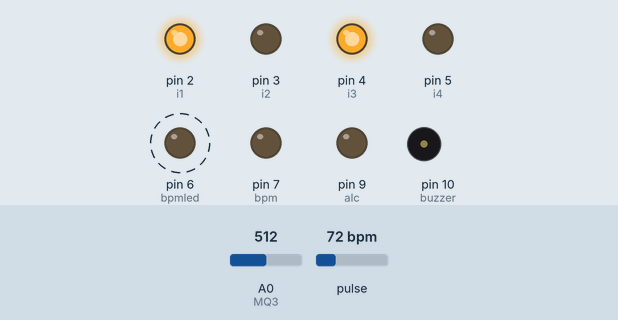
A sketch run on a simulated Arduino Uno, built with avr-gcc and run on an emulated ATmega328P. Shown: output pins drawn as LEDs (lit = HIGH), buzzer (waves = sounding, pin HIGH). Dashed ring = blinking. The test bench sets the inputs (shaded band); at power-on: pulse 72 bpm, A0 (MQ3) = 512. What the sketch prints to the serial monitor is not drawn.

Above: at 1.2 s.
1.3 s: pulse set to 99 bpm
4.3 s: pulse set to 102 bpm
At 4.43 s:
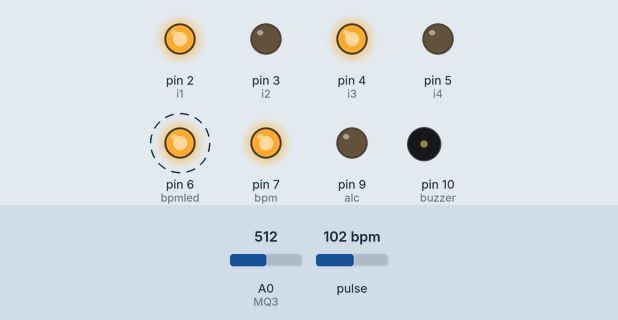
7.3 s: A0 (MQ3) set to 583
10.3 s: A0 (MQ3) set to 614
At 10.48 s:
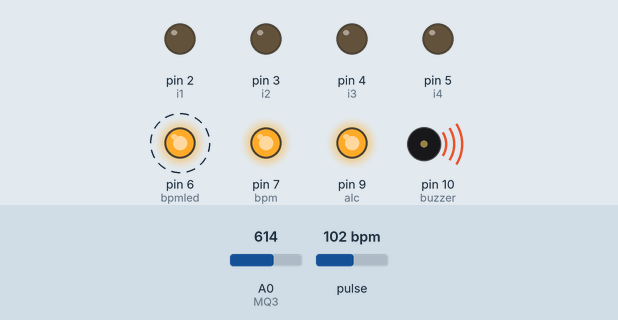
13.3 s: pulse set to 42 bpm
At 14.8 s:
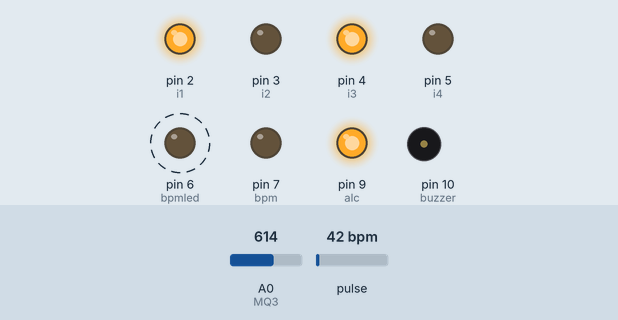
16.3 s: pulse set to 130 bpm
At 16.68 s:
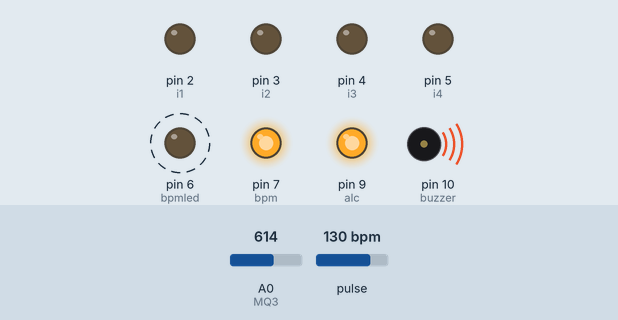
Timing chart, 0 to 20.3 s (numbered marks = the images above; inputs shaded):
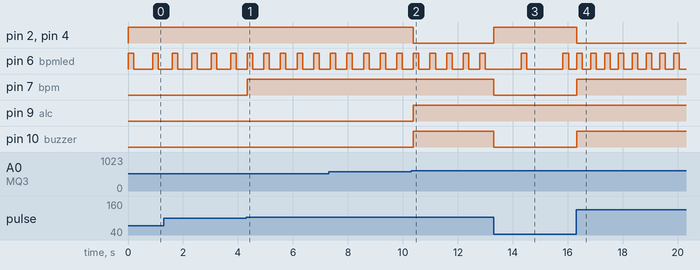

The sketch:

code.ino
```cpp
#define Sober 150
#define Drunk 400
#define MQ3 0
#define USE_ARDUINO_INTERRUPTS true
#include <PulseSensorPlayground.h>

const int PulseWire = 1;
int Threshold = 550;
PulseSensorPlayground pulseSensor;  // Creates an instance of the PulseSensorPlayground object called "pulseSensor"


int i1 = 2;
int i2 = 3;
int i3 = 4;
int i4 = 5 ;
int bpmled = 6;
int bpm = 7;
int alc = 9;
int buzzer = 10;


void motor(int mode){
  if(mode == 1){
    digitalWrite(i1, HIGH);
    digitalWrite(i3, HIGH);
    digitalWrite(i2,LOW);
    digitalWrite(i4, LOW);
  }else{
    digitalWrite(i1, LOW);
    digitalWrite(i3, LOW);
    digitalWrite(i2,LOW);
    digitalWrite(i4, LOW);
  }
}


int getbpm(){
    int myBPM = pulseSensor.getBeatsPerMinute();
    if (pulseSensor.sawStartOfBeat()) {
      Serial.println("♥  A HeartBeat Happened ! ");
      Serial.print("BPM: ");
      Serial.println(myBPM);
    }

    return myBPM;
}

int getalc(){
  int alc_val = analogRead(MQ3);
  Serial.print("MQ3 Value: ");
  Serial.println(alc_val);

  return alc_val;
}


void setup() {
  // put your setup code here, to run once:
  pinMode(i1, OUTPUT);
  pinMode(i2, OUTPUT);
  pinMode(i3, OUTPUT);
  pinMode(i4, OUTPUT);

  pinMode(bpmled, OUTPUT);
  pinMode(bpm, OUTPUT);
  pinMode(alc, OUTPUT);
  pinMode(buzzer, OUTPUT);

  Serial.begin(115200);
  pulseSensor.analogInput(PulseWire);
  pulseSensor.blinkOnPulse(bpmled);       //auto-magically blink Arduino's LED with heartbeat.
  pulseSensor.setThreshold(Threshold);

  if (pulseSensor.begin()) {
    Serial.println("We created a pulseSensor Object !");  //This prints one time at Arduino power-up,  or on Arduino reset.
  }


}

void loop() {

  int bp = getbpm();
  int al = getalc();

  if (bp > 100){
    digitalWrite(bpm, HIGH);
  }else{
    digitalWrite(bpm, LOW);
  }

  if (al > 600){
    digitalWrite(alc, HIGH);
  }else{
    digitalWrite(alc, LOW);
 }

 if (bp > 100 && al > 600){
    digitalWrite(buzzer, HIGH);
    motor(0);
 }else{
  digitalWrite(buzzer, LOW);
    motor(1);

 }

  delay(100);

}
```

Measured:
- the behaviour switches between 100 and 101 bpm on pulse (found by bisection; images 0 and 1)
- the behaviour switches between 600 and 601 on A0 (MQ3) (found by bisection; images 1 and 2)
- after the input at 4.3 s, pin 7 (bpm): LOW → HIGH at once
- after the input at 10.3 s, pin 2 (i1), pin 4 (i3): HIGH → LOW after 0.08 s; pin 9 (alc), pin 10 (buzzer): LOW → HIGH after 0.08 s
- after the input at 13.3 s, pin 2 (i1), pin 4 (i3): LOW → HIGH at once; pin 6 (bpmled): alternates HIGH for 0.20 s and LOW for 1.3 s, starting after 1.0 s; pin 7 (bpm), pin 10 (buzzer): HIGH → LOW at once
- after the input at 16.3 s, pin 2 (i1), pin 4 (i3): HIGH → LOW at once; pin 6 (bpmled): alternates HIGH for 0.20 s and LOW for 0.30 s, starting at once; pin 7 (bpm), pin 10 (buzzer): LOW → HIGH at once
- by itself, pin 6 (bpmled): alternates HIGH for 0.20 s and LOW for 0.40 s
